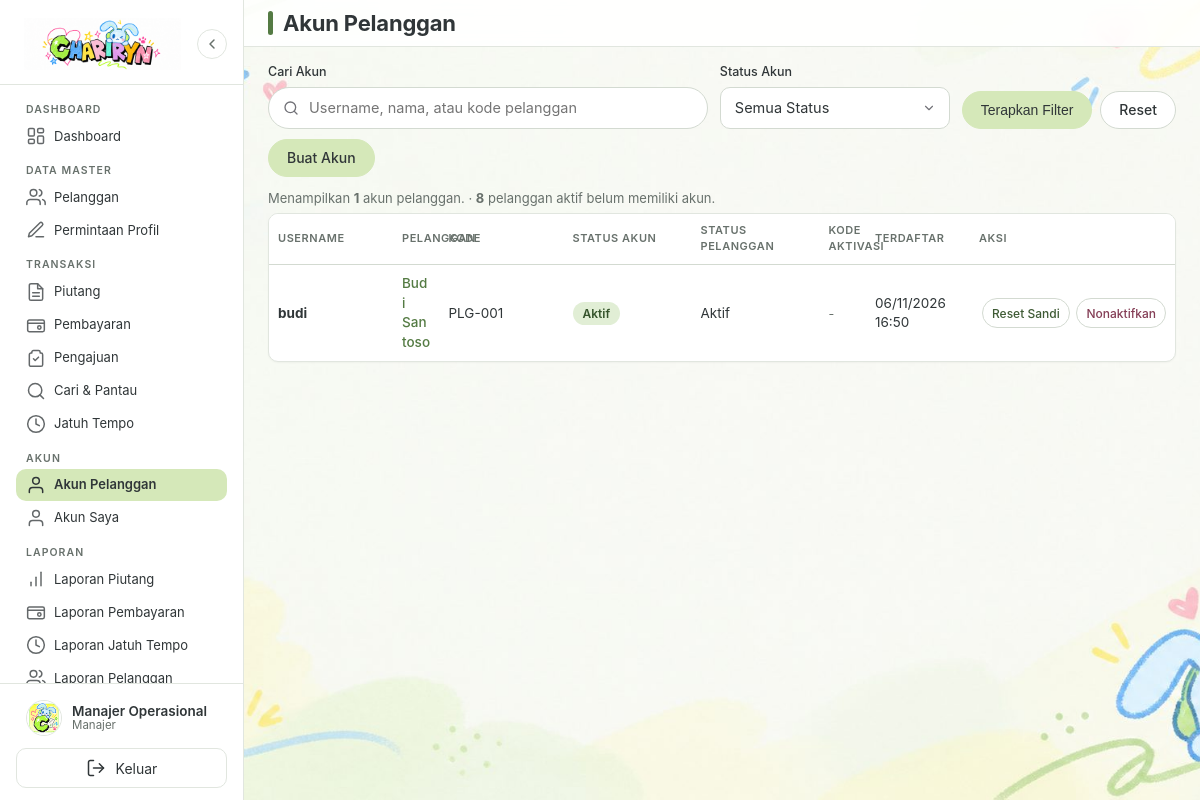
The page /akun-pelanggan/index.php (signed in) on the database its author committed.
### tables this page shows
CREATE TABLE IF NOT EXISTS users (
    id_user INT UNSIGNED NOT NULL AUTO_INCREMENT,
    id_pelanggan INT UNSIGNED NULL,
    username VARCHAR(50) NOT NULL,
    password VARCHAR(255) NOT NULL,
    nama VARCHAR(100) NOT NULL,
    role ENUM('pemilik', 'manajer', 'pelanggan') NOT NULL DEFAULT 'manajer',
    status ENUM('belum aktif', 'aktif', 'nonaktif') NOT NULL DEFAULT 'belum aktif',
    token_aktivasi VARCHAR(64) NULL,
    token_aktivasi_berakhir DATETIME NULL,
    created_at DATETIME NOT NULL DEFAULT CURRENT_TIMESTAMP,
    updated_at DATETIME NOT NULL DEFAULT CURRENT_TIMESTAMP ON UPDATE CURRENT_TIMESTAMP,
    PRIMARY KEY (id_user),
    UNIQUE KEY uq_users_username (username),
    UNIQUE KEY uq_users_pelanggan (id_pelanggan),
    KEY idx_users_role_status (role, status),
    CONSTRAINT fk_users_pelanggan
        FOREIGN KEY (id_pelanggan) REFERENCES pelanggan (id_pelanggan)
        ON DELETE CASCADE ON UPDATE CASCADE
);

CREATE TABLE IF NOT EXISTS pelanggan (
    id_pelanggan INT UNSIGNED NOT NULL AUTO_INCREMENT,
    kode_pelanggan VARCHAR(20) NOT NULL,
    nama_pelanggan VARCHAR(100) NOT NULL,
    alamat TEXT NULL,
    no_hp VARCHAR(20) NULL,
    email VARCHAR(100) NULL,
    status ENUM('aktif', 'nonaktif') NOT NULL DEFAULT 'aktif',
    created_at DATETIME NOT NULL DEFAULT CURRENT_TIMESTAMP,
    updated_at DATETIME NOT NULL DEFAULT CURRENT_TIMESTAMP ON UPDATE CURRENT_TIMESTAMP,
    PRIMARY KEY (id_pelanggan),
    UNIQUE KEY uq_pelanggan_kode (kode_pelanggan),
    KEY idx_pelanggan_nama (nama_pelanggan),
    KEY idx_pelanggan_status (status)
);

### akun-pelanggan/index.php (the view, shortened to what the rows shown need)
<?php
requireManajer();
require_once BASE_PATH . '/includes/kepala.php';
$pdo = koneksiDatabase();
$cari = bersihkan($_GET['cari'] ?? '');
$status = bersihkan($_GET['status'] ?? '');
$daftar = PenggunaService::ambilAkunPelanggan($pdo, $cari, $status);
$tanpaAkun = PenggunaService::pelangganTanpaAkun($pdo);
?>
<div class="table-wrapper">
    <table class="tabel">
        <thead>
            <tr>
                <th class="col-kode">Username</th>
                <th class="col-nama">Pelanggan</th>
                <th class="col-kode">Kode</th>
                <th class="col-status">Status Akun</th>
                <th class="col-status">Status Pelanggan</th>
                <th class="col-keterangan">Kode Aktivasi</th>
                <th class="col-tanggal">Terdaftar</th>
                <th class="tabel-aksi col-aksi">Aksi</th>
            </tr>
        </thead>
        <tbody>
            <?php if ($daftar === []): ?>
                <tr>
                    <td colspan="8">
                        <div class="keadaan-kosong">
                            <h3>Belum Ada Akun Pelanggan</h3>
                            <p><?= $cari !== '' || $status !== '' ? 'Tidak ada akun yang sesuai dengan filter.' : 'Buat akun agar pelanggan dapat melihat piutang miliknya.' ?></p>
                            <?php if ($tanpaAkun !== []): ?>
                                <a class="btn btn-primer" href="<?= BASE_URL ?>akun-pelanggan/tambah.php" data-modal data-judul="Buat Akun Pelanggan">Buat Akun</a>
                            <?php endif; ?>
                        </div>
                    </td>
                </tr>
            <?php else: ?>
                <?php foreach ($daftar as $baris): ?>
                    <?php $kelasStatus = match ((string) $baris['status']) {
                        'aktif' => 'badge-lunas',
                        'belum aktif' => 'badge-belum-lunas',
                        default => 'badge-jatuh-tempo',
                    }; ?>
                    <tr>
                        <td><strong><?= e($baris['username']) ?></strong></td>
                        <td class="tabel-nama">
                            <?php if ($baris['id_pelanggan'] !== null): ?>
                                <a href="<?= BASE_URL ?>pelanggan/detail.php?id=<?= (int) $baris['id_pelanggan'] ?>" data-modal data-judul="Detail <?= e((string) $baris['nama_pelanggan']) ?>"><?= e((string) $baris['nama_pelanggan']) ?></a>
                            <?php else: ?>
                                <?= e($baris['nama']) ?>
                            <?php endif; ?>
                        </td>
                        <td><?= e((string) ($baris['kode_pelanggan'] ?? '-')) ?></td>
                        <td>
                            <span class="badge <?= $kelasStatus ?>"><?= e(ucfirst((string) $baris['status'])) ?></span>
                        </td>
                        <td><?= e(ucfirst((string) ($baris['status_pelanggan'] ?? '-'))) ?></td>
                        <td>
                            <?php if ((string) $baris['status'] === 'belum aktif' && $baris['token_aktivasi'] !== null): ?>
                                <code style="font-size:12px;word-break:break-all;"><?= e((string) $baris['token_aktivasi']) ?></code>
                                <span class="teks-kecil">berlaku sampai <?= e(formatTanggalWaktuIndonesia((string) $baris['token_aktivasi_berakhir'])) ?></span>
                            <?php else: ?>
                                <span class="teks-kecil">-</span>
                            <?php endif; ?>
                        </td>
                        <td><?= e(formatTanggalWaktuIndonesia((string) $baris['created_at'])) ?></td>
                        <td class="tabel-aksi">
                            <?php if ((string) $baris['status'] === 'belum aktif'): ?>
                                <a href="<?= BASE_URL ?>akun-pelanggan/aktivasi.php?id=<?= (int) $baris['id_user'] ?>" data-modal data-judul="Kode Aktivasi <?= e($baris['username']) ?>">Kode Aktivasi</a>
                            <?php else: ?>
                                <a href="<?= BASE_URL ?>akun-pelanggan/reset.php?id=<?= (int) $baris['id_user'] ?>" data-modal data-judul="Reset Kata Sandi <?= e($baris['username']) ?>">Reset Sandi</a>
                                <a class="<?= $baris['status'] === 'aktif' ? 'hapus' : '' ?>" href="<?= BASE_URL ?>akun-pelanggan/status.php?id=<?= (int) $baris['id_user'] ?>" data-modal data-judul="<?= $baris['status'] === 'aktif' ? 'Nonaktifkan' : 'Aktifkan' ?> Akun <?= e($baris['username']) ?>"><?= $baris['status'] === 'aktif' ? 'Nonaktifkan' : 'Aktifkan' ?></a>
                            <?php endif; ?>
                        </td>
                    </tr>
                <?php endforeach; ?>
            <?php endif; ?>
        </tbody>
    </table>
</div>
<?php require_once BASE_PATH . '/includes/footer.php'; ?>

### includes/sidebar.php (shortened to what the rows shown need)
<?php
$peran_sidebar = roleUser();
?>
<aside class="sidebar" id="sidebar">
<?php
$nama_profil = (string) (userSaatIni()['nama'] ?? 'Pengguna');
$label_role_profil = labelRole($peran_sidebar);
?>
    <div class="sidebar-kaki">
        <div class="profil-ringkas">
            <div class="profil-info">
                <span class="nama-user"><?= e($nama_profil) ?></span>
                <span class="role-user"><?= e($label_role_profil) ?></span>
            </div>
        </div>
    </div>
</aside>

### rows shown on the page
users: nama "Manajer Operasional"
users: username "budi", id_pelanggan.nama_pelanggan "Budi Santoso", id_pelanggan.kode_pelanggan "PLG-001", status "Aktif", id_pelanggan.status "Aktif", created_at "06/11/2026 16:50", shows "Nonaktifkan"

### other values the page prints
$label "Dashboard Pelanggan Permintaan Profil Piutang Pembayaran Pengajuan Cari & Pantau Jatuh Tempo Akun Pelanggan Akun Saya Laporan Piutang Laporan Pembayaran Laporan Jatuh Tempo Laporan Pelanggan"
$label_role_profil "Manajer"
$judul_halaman "Akun Pelanggan"
formatAngka(count($daftar)) "1"
formatAngka(count($tanpaAkun)) "8"
